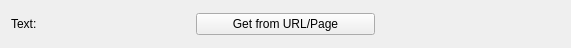
<?xml version="1.0" encoding="UTF-8"?>
<ui version="4.0">
 <class>TextEditPropsWidget</class>
 <widget class="QWidget" name="TextEditPropsWidget">
  <property name="geometry">
   <rect>
    <x>0</x>
    <y>0</y>
    <width>571</width>
    <height>48</height>
   </rect>
  </property>
  <property name="sizePolicy">
   <sizepolicy hsizetype="Preferred" vsizetype="Preferred">
    <horstretch>0</horstretch>
    <verstretch>0</verstretch>
   </sizepolicy>
  </property>
  <property name="maximumSize">
   <size>
    <width>16777215</width>
    <height>16777215</height>
   </size>
  </property>
  <property name="windowTitle">
   <string>TextEditPropsWidget</string>
  </property>
  <layout class="QVBoxLayout" name="verticalLayout">
   <item>
    <layout class="QHBoxLayout" name="helperHorizontalLayout">
     <property name="topMargin">
      <number>0</number>
     </property>
     <item>
      <widget class="QLabel" name="label">
       <property name="text">
        <string>Text:</string>
       </property>
      </widget>
     </item>
     <item>
      <widget class="QPushButton" name="getTitleButton">
       <property name="text">
        <string>Get from URL/Page</string>
       </property>
      </widget>
     </item>
     <item>
      <widget class="QLabel" name="downloadInfoLabel">
       <property name="text">
        <string/>
       </property>
      </widget>
     </item>
    </layout>
   </item>
  </layout>
 </widget>
 <resources/>
 <connections/>
</ui>
